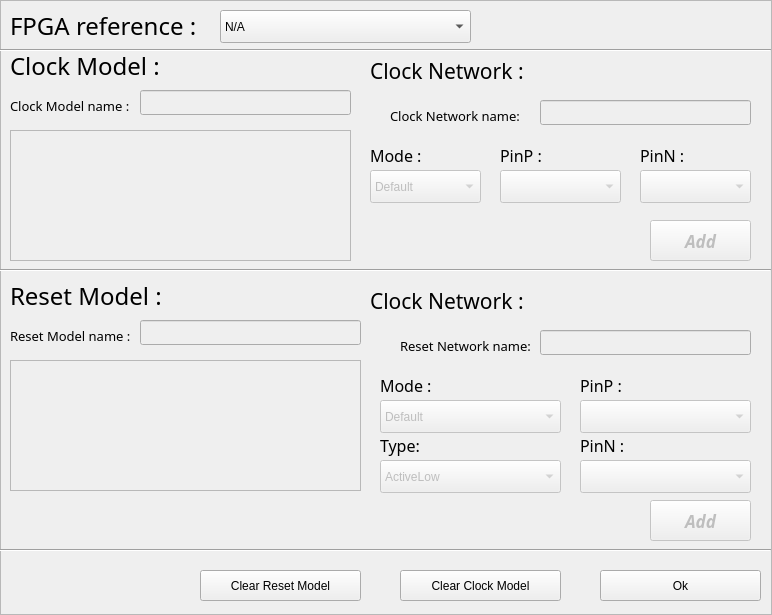
<?xml version="1.0" encoding="UTF-8"?>
<ui version="4.0">
 <class>Clock_and_Reset_model</class>
 <widget class="QFrame" name="Clock_and_Reset_model">
  <property name="geometry">
   <rect>
    <x>0</x>
    <y>0</y>
    <width>772</width>
    <height>615</height>
   </rect>
  </property>
  <property name="windowTitle">
   <string>Frame</string>
  </property>
  <property name="frameShape">
   <enum>QFrame::StyledPanel</enum>
  </property>
  <property name="frameShadow">
   <enum>QFrame::Raised</enum>
  </property>
  <widget class="QLabel" name="modelabel">
   <property name="geometry">
    <rect>
     <x>370</x>
     <y>140</y>
     <width>61</width>
     <height>31</height>
    </rect>
   </property>
   <property name="sizePolicy">
    <sizepolicy hsizetype="Maximum" vsizetype="Preferred">
     <horstretch>0</horstretch>
     <verstretch>0</verstretch>
    </sizepolicy>
   </property>
   <property name="font">
    <font>
     <family>Abyssinica SIL</family>
     <pointsize>12</pointsize>
     <italic>false</italic>
    </font>
   </property>
   <property name="text">
    <string>Mode :</string>
   </property>
  </widget>
  <widget class="QLabel" name="labelresetmodelname">
   <property name="geometry">
    <rect>
     <x>10</x>
     <y>320</y>
     <width>121</width>
     <height>31</height>
    </rect>
   </property>
   <property name="sizePolicy">
    <sizepolicy hsizetype="Maximum" vsizetype="Preferred">
     <horstretch>0</horstretch>
     <verstretch>0</verstretch>
    </sizepolicy>
   </property>
   <property name="font">
    <font>
     <family>Abyssinica SIL</family>
     <pointsize>10</pointsize>
     <italic>false</italic>
    </font>
   </property>
   <property name="text">
    <string>Reset Model name :</string>
   </property>
  </widget>
  <widget class="QLabel" name="pinplabel">
   <property name="geometry">
    <rect>
     <x>500</x>
     <y>140</y>
     <width>51</width>
     <height>31</height>
    </rect>
   </property>
   <property name="sizePolicy">
    <sizepolicy hsizetype="Maximum" vsizetype="Preferred">
     <horstretch>0</horstretch>
     <verstretch>0</verstretch>
    </sizepolicy>
   </property>
   <property name="font">
    <font>
     <family>Abyssinica SIL</family>
     <pointsize>12</pointsize>
     <italic>false</italic>
    </font>
   </property>
   <property name="text">
    <string>PinP :</string>
   </property>
  </widget>
  <widget class="QLabel" name="labelresetnetworkname">
   <property name="geometry">
    <rect>
     <x>400</x>
     <y>330</y>
     <width>141</width>
     <height>31</height>
    </rect>
   </property>
   <property name="sizePolicy">
    <sizepolicy hsizetype="Maximum" vsizetype="Preferred">
     <horstretch>0</horstretch>
     <verstretch>0</verstretch>
    </sizepolicy>
   </property>
   <property name="font">
    <font>
     <family>Abyssinica SIL</family>
     <pointsize>10</pointsize>
     <italic>false</italic>
    </font>
   </property>
   <property name="text">
    <string>Reset Network name:</string>
   </property>
  </widget>
  <widget class="QComboBox" name="resetNetwork_pinP">
   <property name="enabled">
    <bool>false</bool>
   </property>
   <property name="geometry">
    <rect>
     <x>580</x>
     <y>400</y>
     <width>171</width>
     <height>33</height>
    </rect>
   </property>
   <item>
    <property name="text">
     <string/>
    </property>
   </item>
  </widget>
  <widget class="QLabel" name="labelclockmodelname_5">
   <property name="geometry">
    <rect>
     <x>370</x>
     <y>280</y>
     <width>161</width>
     <height>41</height>
    </rect>
   </property>
   <property name="sizePolicy">
    <sizepolicy hsizetype="Maximum" vsizetype="Preferred">
     <horstretch>0</horstretch>
     <verstretch>0</verstretch>
    </sizepolicy>
   </property>
   <property name="font">
    <font>
     <family>Abyssinica SIL</family>
     <pointsize>16</pointsize>
     <italic>false</italic>
    </font>
   </property>
   <property name="text">
    <string>Clock Network :</string>
   </property>
  </widget>
  <widget class="QPushButton" name="addclocknetwork">
   <property name="enabled">
    <bool>false</bool>
   </property>
   <property name="geometry">
    <rect>
     <x>650</x>
     <y>220</y>
     <width>101</width>
     <height>41</height>
    </rect>
   </property>
   <property name="font">
    <font>
     <family>Abyssinica SIL</family>
     <pointsize>13</pointsize>
     <weight>75</weight>
     <italic>true</italic>
     <bold>true</bold>
    </font>
   </property>
   <property name="text">
    <string>Add</string>
   </property>
  </widget>
  <widget class="QPushButton" name="addresetnetwork">
   <property name="enabled">
    <bool>false</bool>
   </property>
   <property name="geometry">
    <rect>
     <x>650</x>
     <y>500</y>
     <width>101</width>
     <height>41</height>
    </rect>
   </property>
   <property name="font">
    <font>
     <family>Abyssinica SIL</family>
     <pointsize>13</pointsize>
     <weight>75</weight>
     <italic>true</italic>
     <bold>true</bold>
    </font>
   </property>
   <property name="text">
    <string>Add</string>
   </property>
  </widget>
  <widget class="QComboBox" name="fpgaRef">
   <property name="geometry">
    <rect>
     <x>220</x>
     <y>10</y>
     <width>251</width>
     <height>33</height>
    </rect>
   </property>
   <item>
    <property name="text">
     <string>N/A</string>
    </property>
   </item>
  </widget>
  <widget class="QComboBox" name="clockNetwork_pinP">
   <property name="enabled">
    <bool>false</bool>
   </property>
   <property name="geometry">
    <rect>
     <x>500</x>
     <y>170</y>
     <width>121</width>
     <height>33</height>
    </rect>
   </property>
   <item>
    <property name="text">
     <string/>
    </property>
   </item>
  </widget>
  <widget class="QLabel" name="labelfpgaref">
   <property name="geometry">
    <rect>
     <x>10</x>
     <y>10</y>
     <width>191</width>
     <height>31</height>
    </rect>
   </property>
   <property name="sizePolicy">
    <sizepolicy hsizetype="Maximum" vsizetype="Preferred">
     <horstretch>0</horstretch>
     <verstretch>0</verstretch>
    </sizepolicy>
   </property>
   <property name="font">
    <font>
     <family>Abyssinica SIL</family>
     <pointsize>18</pointsize>
     <italic>false</italic>
    </font>
   </property>
   <property name="text">
    <string>FPGA reference :</string>
   </property>
  </widget>
  <widget class="QLabel" name="labelclockmodelname_2">
   <property name="geometry">
    <rect>
     <x>370</x>
     <y>50</y>
     <width>161</width>
     <height>41</height>
    </rect>
   </property>
   <property name="sizePolicy">
    <sizepolicy hsizetype="Maximum" vsizetype="Preferred">
     <horstretch>0</horstretch>
     <verstretch>0</verstretch>
    </sizepolicy>
   </property>
   <property name="font">
    <font>
     <family>Abyssinica SIL</family>
     <pointsize>16</pointsize>
     <italic>false</italic>
    </font>
   </property>
   <property name="text">
    <string>Clock Network :</string>
   </property>
  </widget>
  <widget class="QComboBox" name="clockNetwork_pinN">
   <property name="enabled">
    <bool>false</bool>
   </property>
   <property name="geometry">
    <rect>
     <x>640</x>
     <y>170</y>
     <width>111</width>
     <height>33</height>
    </rect>
   </property>
   <item>
    <property name="text">
     <string/>
    </property>
   </item>
  </widget>
  <widget class="QLabel" name="labelclockmodelname">
   <property name="geometry">
    <rect>
     <x>10</x>
     <y>90</y>
     <width>121</width>
     <height>31</height>
    </rect>
   </property>
   <property name="sizePolicy">
    <sizepolicy hsizetype="Maximum" vsizetype="Preferred">
     <horstretch>0</horstretch>
     <verstretch>0</verstretch>
    </sizepolicy>
   </property>
   <property name="font">
    <font>
     <family>Abyssinica SIL</family>
     <pointsize>10</pointsize>
     <italic>false</italic>
    </font>
   </property>
   <property name="text">
    <string>Clock Model name :</string>
   </property>
  </widget>
  <widget class="QLabel" name="labelclockmodel_2">
   <property name="geometry">
    <rect>
     <x>10</x>
     <y>280</y>
     <width>191</width>
     <height>31</height>
    </rect>
   </property>
   <property name="sizePolicy">
    <sizepolicy hsizetype="Maximum" vsizetype="Preferred">
     <horstretch>0</horstretch>
     <verstretch>0</verstretch>
    </sizepolicy>
   </property>
   <property name="font">
    <font>
     <family>Abyssinica SIL</family>
     <pointsize>18</pointsize>
     <italic>false</italic>
    </font>
   </property>
   <property name="text">
    <string>Reset Model :</string>
   </property>
  </widget>
  <widget class="QComboBox" name="clockMode">
   <property name="enabled">
    <bool>false</bool>
   </property>
   <property name="geometry">
    <rect>
     <x>370</x>
     <y>170</y>
     <width>111</width>
     <height>33</height>
    </rect>
   </property>
   <item>
    <property name="text">
     <string>Default</string>
    </property>
   </item>
   <item>
    <property name="text">
     <string>lvds</string>
    </property>
   </item>
  </widget>
  <widget class="QLabel" name="pinnlabel">
   <property name="geometry">
    <rect>
     <x>640</x>
     <y>140</y>
     <width>61</width>
     <height>31</height>
    </rect>
   </property>
   <property name="sizePolicy">
    <sizepolicy hsizetype="Maximum" vsizetype="Preferred">
     <horstretch>0</horstretch>
     <verstretch>0</verstretch>
    </sizepolicy>
   </property>
   <property name="font">
    <font>
     <family>Abyssinica SIL</family>
     <pointsize>12</pointsize>
     <italic>false</italic>
    </font>
   </property>
   <property name="text">
    <string>PinN :</string>
   </property>
  </widget>
  <widget class="QTextEdit" name="resetModelContainer">
   <property name="enabled">
    <bool>false</bool>
   </property>
   <property name="geometry">
    <rect>
     <x>10</x>
     <y>360</y>
     <width>351</width>
     <height>131</height>
    </rect>
   </property>
   <property name="readOnly">
    <bool>true</bool>
   </property>
  </widget>
  <widget class="QTextEdit" name="clockModelContainer">
   <property name="enabled">
    <bool>false</bool>
   </property>
   <property name="geometry">
    <rect>
     <x>10</x>
     <y>130</y>
     <width>341</width>
     <height>131</height>
    </rect>
   </property>
   <property name="readOnly">
    <bool>true</bool>
   </property>
   <property name="html">
    <string>&lt;!DOCTYPE HTML PUBLIC &quot;-//W3C//DTD HTML 4.0//EN&quot; &quot;http://www.w3.org/TR/REC-html40/strict.dtd&quot;&gt;
&lt;html&gt;&lt;head&gt;&lt;meta name=&quot;qrichtext&quot; content=&quot;1&quot; /&gt;&lt;style type=&quot;text/css&quot;&gt;
p, li { white-space: pre-wrap; }
&lt;/style&gt;&lt;/head&gt;&lt;body style=&quot; font-family:'Noto Sans'; font-size:9pt; font-weight:400; font-style:normal;&quot;&gt;
&lt;p style=&quot;-qt-paragraph-type:empty; margin-top:0px; margin-bottom:0px; margin-left:0px; margin-right:0px; -qt-block-indent:0; text-indent:0px;&quot;&gt;&lt;br /&gt;&lt;/p&gt;&lt;/body&gt;&lt;/html&gt;</string>
   </property>
  </widget>
  <widget class="QLabel" name="modelabel_2">
   <property name="geometry">
    <rect>
     <x>380</x>
     <y>370</y>
     <width>61</width>
     <height>31</height>
    </rect>
   </property>
   <property name="sizePolicy">
    <sizepolicy hsizetype="Maximum" vsizetype="Preferred">
     <horstretch>0</horstretch>
     <verstretch>0</verstretch>
    </sizepolicy>
   </property>
   <property name="font">
    <font>
     <family>Abyssinica SIL</family>
     <pointsize>12</pointsize>
     <italic>false</italic>
    </font>
   </property>
   <property name="text">
    <string>Mode :</string>
   </property>
  </widget>
  <widget class="QLabel" name="pinplabel_2">
   <property name="geometry">
    <rect>
     <x>580</x>
     <y>370</y>
     <width>51</width>
     <height>31</height>
    </rect>
   </property>
   <property name="sizePolicy">
    <sizepolicy hsizetype="Maximum" vsizetype="Preferred">
     <horstretch>0</horstretch>
     <verstretch>0</verstretch>
    </sizepolicy>
   </property>
   <property name="font">
    <font>
     <family>Abyssinica SIL</family>
     <pointsize>12</pointsize>
     <italic>false</italic>
    </font>
   </property>
   <property name="text">
    <string>PinP :</string>
   </property>
  </widget>
  <widget class="QLabel" name="pinnlabel_2">
   <property name="geometry">
    <rect>
     <x>580</x>
     <y>430</y>
     <width>61</width>
     <height>31</height>
    </rect>
   </property>
   <property name="sizePolicy">
    <sizepolicy hsizetype="Maximum" vsizetype="Preferred">
     <horstretch>0</horstretch>
     <verstretch>0</verstretch>
    </sizepolicy>
   </property>
   <property name="font">
    <font>
     <family>Abyssinica SIL</family>
     <pointsize>12</pointsize>
     <italic>false</italic>
    </font>
   </property>
   <property name="text">
    <string>PinN :</string>
   </property>
  </widget>
  <widget class="QComboBox" name="resetMode">
   <property name="enabled">
    <bool>false</bool>
   </property>
   <property name="geometry">
    <rect>
     <x>380</x>
     <y>400</y>
     <width>181</width>
     <height>33</height>
    </rect>
   </property>
   <item>
    <property name="text">
     <string>Default</string>
    </property>
   </item>
   <item>
    <property name="text">
     <string>lvds</string>
    </property>
   </item>
  </widget>
  <widget class="QLabel" name="labelclockmodelname_3">
   <property name="geometry">
    <rect>
     <x>390</x>
     <y>100</y>
     <width>141</width>
     <height>31</height>
    </rect>
   </property>
   <property name="sizePolicy">
    <sizepolicy hsizetype="Maximum" vsizetype="Preferred">
     <horstretch>0</horstretch>
     <verstretch>0</verstretch>
    </sizepolicy>
   </property>
   <property name="font">
    <font>
     <family>Abyssinica SIL</family>
     <pointsize>10</pointsize>
     <italic>false</italic>
    </font>
   </property>
   <property name="text">
    <string>Clock Network name:</string>
   </property>
  </widget>
  <widget class="QLabel" name="labelclockmodel">
   <property name="geometry">
    <rect>
     <x>10</x>
     <y>50</y>
     <width>191</width>
     <height>31</height>
    </rect>
   </property>
   <property name="sizePolicy">
    <sizepolicy hsizetype="Maximum" vsizetype="Preferred">
     <horstretch>0</horstretch>
     <verstretch>0</verstretch>
    </sizepolicy>
   </property>
   <property name="font">
    <font>
     <family>Abyssinica SIL</family>
     <pointsize>18</pointsize>
     <italic>false</italic>
    </font>
   </property>
   <property name="text">
    <string>Clock Model :</string>
   </property>
  </widget>
  <widget class="QComboBox" name="resetNetwork_type">
   <property name="enabled">
    <bool>false</bool>
   </property>
   <property name="geometry">
    <rect>
     <x>380</x>
     <y>460</y>
     <width>181</width>
     <height>33</height>
    </rect>
   </property>
   <item>
    <property name="text">
     <string>ActiveLow</string>
    </property>
   </item>
   <item>
    <property name="text">
     <string>ActiveHigh</string>
    </property>
   </item>
  </widget>
  <widget class="QLabel" name="modelabel_3">
   <property name="geometry">
    <rect>
     <x>380</x>
     <y>430</y>
     <width>61</width>
     <height>31</height>
    </rect>
   </property>
   <property name="sizePolicy">
    <sizepolicy hsizetype="Maximum" vsizetype="Preferred">
     <horstretch>0</horstretch>
     <verstretch>0</verstretch>
    </sizepolicy>
   </property>
   <property name="font">
    <font>
     <family>Abyssinica SIL</family>
     <pointsize>12</pointsize>
     <italic>false</italic>
    </font>
   </property>
   <property name="text">
    <string>Type:</string>
   </property>
  </widget>
  <widget class="QComboBox" name="resetNetwork_pinN">
   <property name="enabled">
    <bool>false</bool>
   </property>
   <property name="geometry">
    <rect>
     <x>580</x>
     <y>460</y>
     <width>171</width>
     <height>33</height>
    </rect>
   </property>
   <item>
    <property name="text">
     <string/>
    </property>
   </item>
  </widget>
  <widget class="Line" name="line">
   <property name="geometry">
    <rect>
     <x>0</x>
     <y>260</y>
     <width>771</width>
     <height>20</height>
    </rect>
   </property>
   <property name="orientation">
    <enum>Qt::Horizontal</enum>
   </property>
  </widget>
  <widget class="QPushButton" name="okBtn">
   <property name="geometry">
    <rect>
     <x>600</x>
     <y>570</y>
     <width>161</width>
     <height>31</height>
    </rect>
   </property>
   <property name="text">
    <string>Ok</string>
   </property>
  </widget>
  <widget class="Line" name="line_2">
   <property name="geometry">
    <rect>
     <x>0</x>
     <y>540</y>
     <width>771</width>
     <height>20</height>
    </rect>
   </property>
   <property name="orientation">
    <enum>Qt::Horizontal</enum>
   </property>
  </widget>
  <widget class="QPushButton" name="clearClockBtn">
   <property name="geometry">
    <rect>
     <x>400</x>
     <y>570</y>
     <width>161</width>
     <height>31</height>
    </rect>
   </property>
   <property name="text">
    <string>Clear Clock Model</string>
   </property>
  </widget>
  <widget class="QPushButton" name="clearResetBtn">
   <property name="geometry">
    <rect>
     <x>200</x>
     <y>570</y>
     <width>161</width>
     <height>31</height>
    </rect>
   </property>
   <property name="text">
    <string>Clear Reset Model</string>
   </property>
  </widget>
  <widget class="Line" name="line_3">
   <property name="geometry">
    <rect>
     <x>0</x>
     <y>40</y>
     <width>771</width>
     <height>20</height>
    </rect>
   </property>
   <property name="orientation">
    <enum>Qt::Horizontal</enum>
   </property>
  </widget>
  <widget class="QLineEdit" name="clockModel_name">
   <property name="enabled">
    <bool>false</bool>
   </property>
   <property name="geometry">
    <rect>
     <x>140</x>
     <y>90</y>
     <width>211</width>
     <height>25</height>
    </rect>
   </property>
   <property name="clearButtonEnabled">
    <bool>true</bool>
   </property>
  </widget>
  <widget class="QLineEdit" name="clockNetwork_name">
   <property name="enabled">
    <bool>false</bool>
   </property>
   <property name="geometry">
    <rect>
     <x>540</x>
     <y>100</y>
     <width>211</width>
     <height>25</height>
    </rect>
   </property>
   <property name="clearButtonEnabled">
    <bool>true</bool>
   </property>
  </widget>
  <widget class="QLineEdit" name="resetModel_name">
   <property name="enabled">
    <bool>false</bool>
   </property>
   <property name="geometry">
    <rect>
     <x>140</x>
     <y>320</y>
     <width>221</width>
     <height>25</height>
    </rect>
   </property>
   <property name="clearButtonEnabled">
    <bool>true</bool>
   </property>
  </widget>
  <widget class="QLineEdit" name="resetNetwork_name">
   <property name="enabled">
    <bool>false</bool>
   </property>
   <property name="geometry">
    <rect>
     <x>540</x>
     <y>330</y>
     <width>211</width>
     <height>25</height>
    </rect>
   </property>
   <property name="clearButtonEnabled">
    <bool>true</bool>
   </property>
  </widget>
 </widget>
 <resources/>
 <connections/>
</ui>
